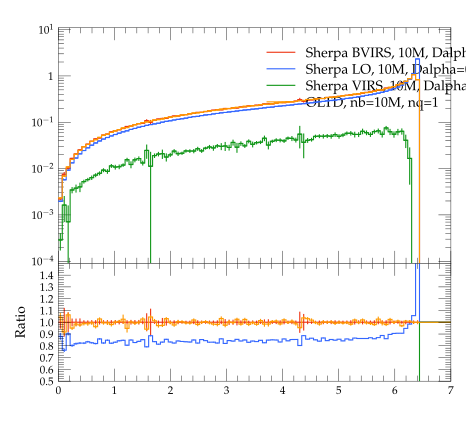

Generate this figure with Python:
#! /usr/bin/env python

# This Python script was auto-generated using YODA v2.0.0.
# Analysis object: /evtb/inc_t_pt
# Timestamp: 15-04-2024 (14:31:35)

import matplotlib as mpl
import matplotlib.pyplot as plt
mpl.use('Agg') # comment out for interactive use
import os
import numpy as np

plotDir = os.path.split(os.path.realpath(__file__))[0]
if 'YODA_USER_PLOT_PATH' in globals():
    plot_outdir = globals()['YODA_USER_PLOT_PATH']
else:
    plot_outdir = plotDir

#plot style
plt.style.use(os.path.join(plotDir, '../default.mplstyle'))
# plot metadata
figW, figH = plt.rcParams['figure.figsize']
ax_xLabel = r''
ax_yLabel = r''
ax_title  = r''
ax_xScale = 'linear'
ax_yScale = 'log'
xLims = (0.0, 7.0)
yLims = (9e-05, 11.0)

# TeX-friendly labels for the legend
labels = [ r"Sherpa BVIRS, 10M, Dalpha=0.01", r"Sherpa LO, 10M, Dalpha=0.01", r"Sherpa VIRS, 10M, Dalpha=0.01", r"OLTD, nb=10M, nq=1" ]

# Create figure and axis objects
fig, (ax, ratio0_ax) = plt.subplots(2, 1, sharex=True,
                  figsize=(figW,figH), gridspec_kw={'height_ratios': (2, 1)})
ratio0_ax.yaxis.set_major_locator(mpl.ticker.MultipleLocator(0.1))
ratio0_ax.set_ylim(0.5, 1.4999)
ratio0_ax.set_ylabel('Ratio')

# LineColor map: curve index -> color
linecolors = {0: '#EE3311', 1: '#3366FF', 2: '#109618', 3: '#FF9900'}
# the numerical data is stored in a separate file
dataf = dict()
prefix = os.path.split(__file__)[0]
if prefix:    prefix = prefix + '/'
exec(open(prefix+'inc_t_pt__data.py').read(), dataf)


legend_handles = [] # keep track of handles for the legend

# style options for curves
# starts at zorder>=5 to draw curve on top of legend
styles = {
  'curve0': {
    'color' : linecolors[0],
    'linestyle' : '-',
    'marker' : 'o',
    'zorder' : 5,
    'histstyle' : True,
  },
  'curve1': {
    'color' : linecolors[1],
    'linestyle' : '-',
    'marker' : 'o',
    'zorder' : 6,
    'histstyle' : True,
  },
  'curve2': {
    'color' : linecolors[2],
    'linestyle' : '-',
    'marker' : 'o',
    'zorder' : 7,
    'histstyle' : True,
  },
  'curve3': {
    'color' : linecolors[3],
    'linestyle' : '-',
    'marker' : 'o',
    'zorder' : 8,
    'histstyle' : True,
  },
}
# curve from input yoda files in main panel
for label in dataf['yvals'].keys():
    if all(np.isnan(v) for v in dataf['yvals'][label]):
        continue
    tmp = None
    if styles[label]['histstyle']: # draw as histogram
        tmp, = ax.plot(dataf['xedges'], dataf['yedges'][label],
                       color=styles[label]['color'],
                       linestyle=styles[label]['linestyle'],
                       drawstyle='steps-pre', solid_joinstyle='miter',
                       zorder=styles[label]['zorder'], label=label)
        ax.errorbar(dataf['xpoints'], dataf['yvals'][label], color=styles[label]['color'],
                    xerr=dataf['xerrs'], yerr=[dataf['ydowns'][label], dataf['yups'][label]],
                    linestyle='none', zorder=styles[label]['zorder'])
    else: # draw as scatter
        tmp = ax.errorbar(dataf['xpoints'], dataf['yvals'][label],
                          xerr=dataf['xerrs'],
                          yerr=[ dataf['ydowns'][label],
                          dataf['yups'][label] ],
                          fmt=styles[label]['marker'],
                          ecolor=styles[label]['color'],
                          color=styles[label]['color'], zorder=2)
        tmp[-1][0].set_linestyle(styles[label]['linestyle'])
    legend_handles += [tmp]
    for varLabel in dataf['variation_yvals'].keys():
        if varLabel.startswith(label):
            tmp, = ax.plot(dataf['xedges'], dataf['variation_yvals'][varLabel],
                           color=styles[label]['color'],
                           linestyle=styles[label]['linestyle'],
                           drawstyle='steps-pre', solid_joinstyle='miter',
                           zorder=styles[label]['zorder'], alpha=0.5)


# plots on ratio panel
# curve from input yoda files in ratio panel
for label, yvals in dataf['ratio0_yvals'].items():
    if all(np.isnan(v) for v in yvals):
        continue
    if styles[label]['histstyle']: # plot as histogram
        ratio0_ax.plot(dataf['xedges'], yvals,
                       color=styles[label]['color'],
                       linestyle=styles[label]['linestyle'],
                       drawstyle='steps-pre', zorder=1,
                       solid_joinstyle='miter')
        ratio0_ax.vlines(dataf['xpoints'],
                         dataf['ratio0_ymin'][label],
                         dataf['ratio0_ymax'][label],
                         color=styles[label]['color'], zorder=1)
    else: # plot as scatter
        tmp = ratio0_ax.errorbar(dataf['xpoints'],
                                 yvals, xerr=dataf['xerrs'],
                                 yerr=dataf['ratio0_yerrs'][label],
                                 fmt=styles[label]['marker'],
                                 ecolor=styles[label]['color'],
                                 color=styles[label]['color'])
        tmp[-1][0].set_linestyle(styles[label]['linestyle'])

    for varlabel in dataf['ratio0_variation_vals'].keys():
        if varlabel.startswith(label):
            ratio0_ax.plot(dataf['xedges'],
                            dataf['ratio0_variation_vals'][varlabel],
                            color=styles[label]['color'],
                            linestyle=styles[label]['linestyle'],
                            drawstyle='steps-pre', solid_joinstyle='miter',
                            zorder=1, alpha=0.5)

legend_pos = (0.5, 0.97)
ax.legend(legend_handles, labels, loc='upper left', bbox_to_anchor=legend_pos)

# set plot metadata as defined above
ratio0_ax.set_xlabel(ax_xLabel)
ratio0_ax.xaxis.set_label_coords(1., -.15)
ax.set_ylabel(ax_yLabel, loc='top')
ax.set_title(ax_title, loc='left')
ax.set_xscale(ax_xScale)
ax.set_yscale(ax_yScale)
ax.set_xlim(xLims)
ax.set_ylim(yLims)

# tick formatting
plt.rcParams['xtick.top'] = True
plt.rcParams['ytick.right'] = True
ax.yaxis.set_major_locator(mpl.ticker.LogLocator(base=10.0, numticks=np.inf))
ax.yaxis.set_minor_locator(mpl.ticker.LogLocator(
                           base=10.0, subs=np.arange(0.1, 1, 0.1), numticks=np.inf))
fig.align_ylabels((ax, ratio0_ax))
plt.savefig(os.path.join(plot_outdir, 'inc_t_pt.pdf'), format='PDF')
plt.savefig(os.path.join(plot_outdir, 'inc_t_pt.png'), format='PNG')

plt.close(fig)
